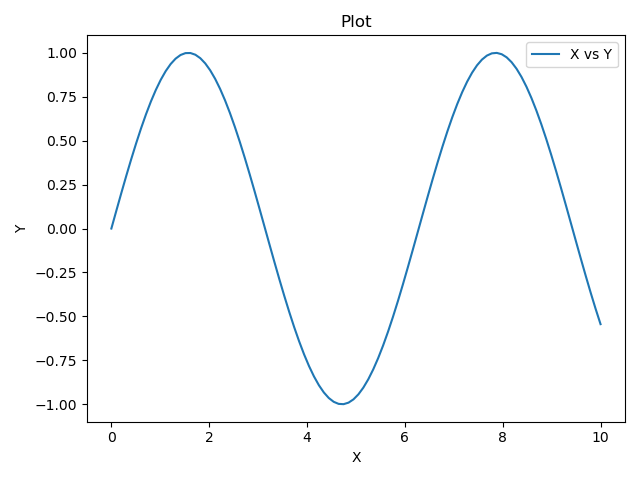

Python code for this plot:
"""Created on Feb 16 11:24:06 2026"""

import matplotlib.pyplot as plt
import numpy as np

from plotez import plot_xy

# Generate data
x = np.linspace(0, 10, 100)
y = np.sin(x)

# Create a plot with automatic labeling
plot_xy(x, y, auto_label=True)
# plt.show()
plt.savefig("./README_example1.png")
plt.close()
